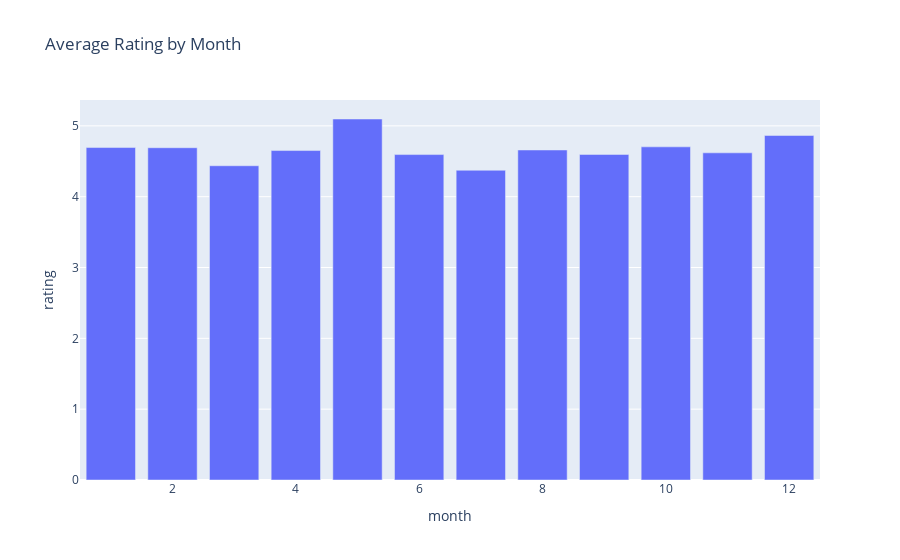

Notebook source saved alongside this figure:
### Code cell
#months do not matter
fig = px.bar(
    monthly_avg,
    x='month',
    y='rating',
    title='Average Rating by Month'
)
fig.show()

### Figure 1 — Plotly figure (JSON) as saved in the notebook; plotly's stock layout.template omitted (floating-point values rounded to 4 significant figures)
{"data": [{"alignmentgroup": "True", "hovertemplate": "month=%{x}<br>rating=%{y}<extra></extra>", "legendgroup": "", "marker": {"color": "#636efa", "pattern": {"shape": ""}}, "name": "", "offsetgroup": "", "orientation": "v", "showlegend": false, "textposition": "auto", "type": "bar", "x": [1, 2, 3, 4, 5, 6, 7, 8, 9, 10, 11, 12], "xaxis": "x", "y": [4.694, 4.691, 4.437, 4.651, 5.097, 4.595, 4.373, 4.659, 4.596, 4.704, 4.619, 4.864], "yaxis": "y"}], "layout": {"barmode": "relative", "legend": {"tracegroupgap": 0}, "title": {"text": "Average Rating by Month"}, "xaxis": {"anchor": "y", "domain": [0, 1], "title": {"text": "month"}}, "yaxis": {"anchor": "x", "domain": [0, 1], "title": {"text": "rating"}}}}
